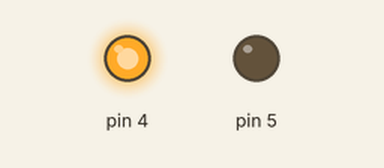
Simulated run of this sketch. Board: Arduino Uno, built with avr-gcc and run on an emulated ATmega328P. Shown: output pins drawn as LEDs (lit = HIGH).

Above: at 0.48 s.
At 5.9 s:
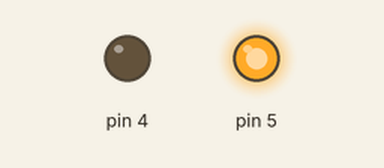
At 11.4 s:
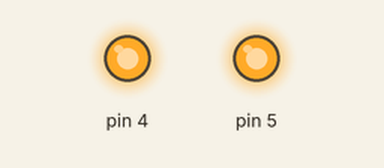
Timing chart, 0 to 16.8 s (numbered marks = the images above):
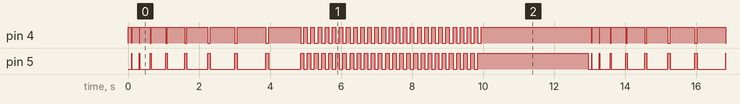

Measured:
- by itself, pin 4, pin 5: moves between LOW and HIGH, repeating every 13.0 s

The sketch:

_03_LedProtoboard.ino.ino
```cpp
void setup() {
  pinMode(4, OUTPUT);
  pinMode(5, OUTPUT);
}
void loop() {
  for(int i=0; i<10; i++)
  {
      digitalWrite(4, HIGH);
      digitalWrite(5, LOW);
      delay(i * 100);

      digitalWrite(4, LOW);
      digitalWrite(5, HIGH);
      delay(i * 10);
  }

  for(int i=0; i<25; i++)
  {
      digitalWrite(4, HIGH);
      digitalWrite(5, LOW);
      delay(100);

      digitalWrite(4, LOW);
      digitalWrite(5, HIGH);
      delay(100);
  }
      digitalWrite(4, HIGH);
      digitalWrite(5, HIGH);
      delay(3000);
      digitalWrite(4, LOW);
      digitalWrite(5, LOW);
}
```
